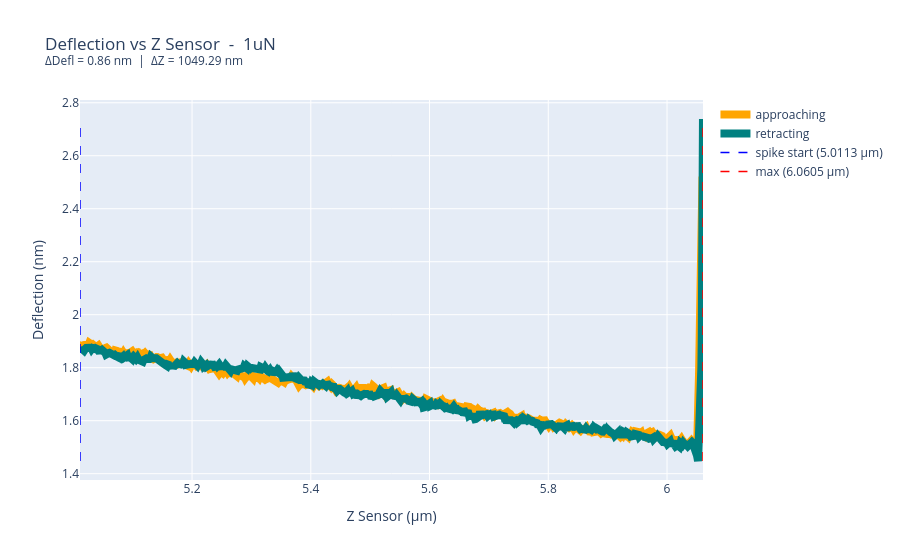

Write notebook code for a chart like this one.
### Code cell
force_raw   = EXAMPLE_FILE.split('_')[2]
force_label = force_raw.replace('p', '.')

[idx_min], [idx_max] = get_curve_indices(example_path)

x_approach = df_example['ZSnsr'].iloc[:idx_max] * 1e6
y_approach = df_example['Defl'].iloc[:idx_max]  * 1e9
x_retract  = df_example['ZSnsr'].iloc[idx_max:] * 1e6
y_retract  = df_example['Defl'].iloc[idx_max:]  * 1e9

z_min = df_example['ZSnsr'].iloc[idx_min] * 1e6
z_max = df_example['ZSnsr'].iloc[idx_max] * 1e6

delta_defl = (df_example['Defl'].iloc[idx_max] - df_example['Defl'].iloc[idx_min]) * 1e9
delta_z    = (df_example['ZSnsr'].iloc[idx_max] - df_example['ZSnsr'].iloc[idx_min]) * 1e9

fig = go.Figure()

fig.add_trace(go.Scatter(x=x_approach, y=y_approach, mode='lines', name='approaching',
                         line=dict(color='orange', width=8)))
fig.add_trace(go.Scatter(x=x_retract, y=y_retract, mode='lines', name='retracting',
                         line=dict(color='teal', width=8)))

y_range = [min(y_approach.min(), y_retract.min()), max(y_approach.max(), y_retract.max())]
fig.add_trace(go.Scatter(x=[z_min, z_min], y=y_range, mode='lines', name=f'spike start ({z_min:.4f} µm)',
                         line=dict(color='blue', width=1.5, dash='dash')))
fig.add_trace(go.Scatter(x=[z_max, z_max], y=y_range, mode='lines', name=f'max ({z_max:.4f} µm)',
                         line=dict(color='red', width=1.5, dash='dash')))

fig.update_layout(
    title=f'Deflection vs Z Sensor  -  {force_label}<br><sup>ΔDefl = {delta_defl:.2f} nm  |  ΔZ = {delta_z:.2f} nm</sup>',
    xaxis=dict(title='Z Sensor (µm)'),
    yaxis=dict(title='Deflection (nm)'),
)
print(z_min, z_max)
fig.show()

### Figure 1 — Plotly figure (JSON) as saved in the notebook; plotly's stock layout.template omitted (floating-point values rounded to 4 significant figures; data arrays with more than 128 entries replaced by an {"elided": "..."} marker saying what was removed)
{"data": [{"line": {"color": "orange", "width": 8}, "mode": "lines", "name": "approaching", "type": "scatter", "x": {"elided": "1006 float values"}, "y": {"elided": "1006 float values"}}, {"line": {"color": "teal", "width": 8}, "mode": "lines", "name": "retracting", "type": "scatter", "x": {"elided": "1008 float values"}, "y": {"elided": "1008 float values"}}, {"line": {"color": "blue", "dash": "dash", "width": 1.5}, "mode": "lines", "name": "spike start (5.0113 µm)", "type": "scatter", "x": [5.011, 5.011], "y": [1.448, 2.739]}, {"line": {"color": "red", "dash": "dash", "width": 1.5}, "mode": "lines", "name": "max (6.0605 µm)", "type": "scatter", "x": [6.061, 6.061], "y": [1.448, 2.739]}], "layout": {"title": {"text": "Deflection vs Z Sensor  -  1uN<br><sup>ΔDefl = 0.86 nm  |  ΔZ = 1049.29 nm</sup>"}, "xaxis": {"title": {"text": "Z Sensor (µm)"}}, "yaxis": {"title": {"text": "Deflection (nm)"}}}}
